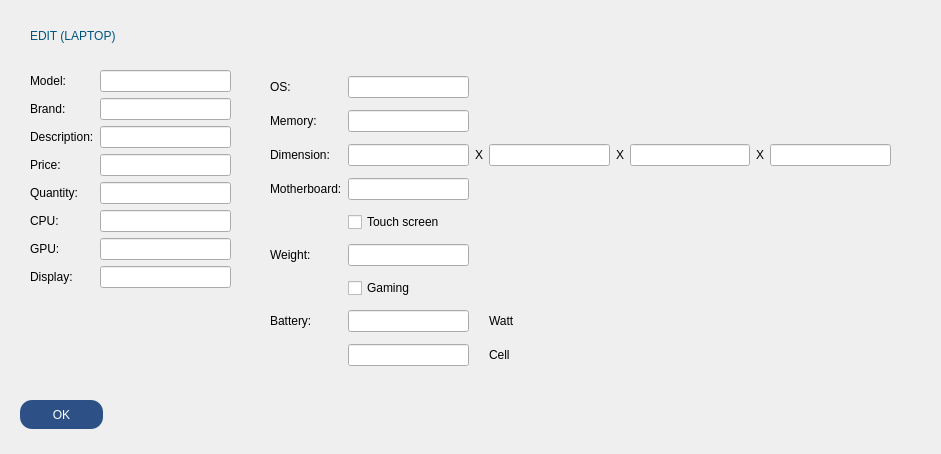
<?xml version="1.0" encoding="UTF-8"?>
<ui version="4.0">
 <class>edit_device_laptop</class>
 <widget class="QDialog" name="edit_device_laptop">
  <property name="geometry">
   <rect>
    <x>0</x>
    <y>0</y>
    <width>941</width>
    <height>454</height>
   </rect>
  </property>
  <property name="windowTitle">
   <string>Dialog</string>
  </property>
  <widget class="QPushButton" name="OK_btn">
   <property name="geometry">
    <rect>
     <x>20</x>
     <y>400</y>
     <width>83</width>
     <height>29</height>
    </rect>
   </property>
   <property name="styleSheet">
    <string notr="true">color: rgb(255, 255, 255);
background: rgb(45, 81, 135);
border-radius: 12px;</string>
   </property>
   <property name="text">
    <string>OK</string>
   </property>
  </widget>
  <widget class="QWidget" name="gridLayoutWidget">
   <property name="geometry">
    <rect>
     <x>270</x>
     <y>70</y>
     <width>621</width>
     <height>306</height>
    </rect>
   </property>
   <layout class="QGridLayout" name="gridLayout">
    <item row="0" column="1">
     <widget class="QLineEdit" name="os_lineEdit"/>
    </item>
    <item row="2" column="4">
     <widget class="QLabel" name="label_17">
      <property name="text">
       <string>X</string>
      </property>
     </widget>
    </item>
    <item row="5" column="1">
     <widget class="QLineEdit" name="weight"/>
    </item>
    <item row="7" column="0">
     <widget class="QLabel" name="label_22">
      <property name="text">
       <string>Battery:</string>
      </property>
     </widget>
    </item>
    <item row="0" column="0">
     <widget class="QLabel" name="label_12">
      <property name="text">
       <string>OS:</string>
      </property>
     </widget>
    </item>
    <item row="2" column="6">
     <widget class="QLabel" name="label_21">
      <property name="text">
       <string>X</string>
      </property>
     </widget>
    </item>
    <item row="5" column="0">
     <widget class="QLabel" name="label_20">
      <property name="text">
       <string>Weight:</string>
      </property>
     </widget>
    </item>
    <item row="6" column="1">
     <widget class="QCheckBox" name="gaming">
      <property name="text">
       <string>Gaming</string>
      </property>
     </widget>
    </item>
    <item row="3" column="1">
     <widget class="QLineEdit" name="motherboard"/>
    </item>
    <item row="7" column="3">
     <widget class="QLabel" name="label_24">
      <property name="text">
       <string>Watt</string>
      </property>
     </widget>
    </item>
    <item row="1" column="0">
     <widget class="QLabel" name="label_13">
      <property name="text">
       <string>Memory:</string>
      </property>
     </widget>
    </item>
    <item row="1" column="1">
     <widget class="QLineEdit" name="memory"/>
    </item>
    <item row="7" column="1">
     <widget class="QLineEdit" name="battery_watt">
      <property name="text">
       <string/>
      </property>
     </widget>
    </item>
    <item row="2" column="3">
     <widget class="QLineEdit" name="dimension2_lineEdit"/>
    </item>
    <item row="3" column="0">
     <widget class="QLabel" name="label_15">
      <property name="text">
       <string>Motherboard:</string>
      </property>
     </widget>
    </item>
    <item row="2" column="7">
     <widget class="QLineEdit" name="dimension4_lineEdit_2"/>
    </item>
    <item row="2" column="2">
     <widget class="QLabel" name="label_10">
      <property name="text">
       <string>X</string>
      </property>
     </widget>
    </item>
    <item row="2" column="5">
     <widget class="QLineEdit" name="dimension3_lineEdit"/>
    </item>
    <item row="2" column="0">
     <widget class="QLabel" name="label_16">
      <property name="text">
       <string>Dimension:</string>
      </property>
     </widget>
    </item>
    <item row="4" column="1">
     <widget class="QCheckBox" name="touchscreen">
      <property name="text">
       <string>Touch screen</string>
      </property>
     </widget>
    </item>
    <item row="2" column="1">
     <widget class="QLineEdit" name="dimension1_lineEdit"/>
    </item>
    <item row="8" column="1">
     <widget class="QLineEdit" name="battery_cell">
      <property name="text">
       <string/>
      </property>
     </widget>
    </item>
    <item row="8" column="3">
     <widget class="QLabel" name="label_25">
      <property name="text">
       <string>Cell</string>
      </property>
     </widget>
    </item>
   </layout>
  </widget>
  <widget class="QWidget" name="formLayoutWidget">
   <property name="geometry">
    <rect>
     <x>30</x>
     <y>70</y>
     <width>201</width>
     <height>302</height>
    </rect>
   </property>
   <layout class="QFormLayout" name="formLayout">
    <item row="0" column="0">
     <widget class="QLabel" name="label_4">
      <property name="text">
       <string>Model:</string>
      </property>
     </widget>
    </item>
    <item row="0" column="1">
     <widget class="QLineEdit" name="model_lineEdit"/>
    </item>
    <item row="1" column="0">
     <widget class="QLabel" name="label_5">
      <property name="text">
       <string>Brand:</string>
      </property>
     </widget>
    </item>
    <item row="1" column="1">
     <widget class="QLineEdit" name="brand_lineEdit"/>
    </item>
    <item row="2" column="0">
     <widget class="QLabel" name="label_3">
      <property name="text">
       <string>Description:</string>
      </property>
     </widget>
    </item>
    <item row="3" column="0">
     <widget class="QLabel" name="label_6">
      <property name="text">
       <string>Price:</string>
      </property>
     </widget>
    </item>
    <item row="3" column="1">
     <widget class="QLineEdit" name="price_lineEdit"/>
    </item>
    <item row="4" column="0">
     <widget class="QLabel" name="label_7">
      <property name="text">
       <string>Quantity:</string>
      </property>
     </widget>
    </item>
    <item row="4" column="1">
     <widget class="QLineEdit" name="quantity_lineEdit"/>
    </item>
    <item row="5" column="0">
     <widget class="QLabel" name="label_8">
      <property name="text">
       <string>CPU:</string>
      </property>
     </widget>
    </item>
    <item row="5" column="1">
     <widget class="QLineEdit" name="cpu"/>
    </item>
    <item row="6" column="0">
     <widget class="QLabel" name="label_11">
      <property name="text">
       <string>GPU:</string>
      </property>
     </widget>
    </item>
    <item row="6" column="1">
     <widget class="QLineEdit" name="gpu"/>
    </item>
    <item row="7" column="0">
     <widget class="QLabel" name="label_23">
      <property name="text">
       <string>Display:</string>
      </property>
     </widget>
    </item>
    <item row="7" column="1">
     <widget class="QLineEdit" name="display">
      <property name="text">
       <string/>
      </property>
     </widget>
    </item>
    <item row="2" column="1">
     <widget class="QLineEdit" name="des_lineEdit"/>
    </item>
   </layout>
  </widget>
  <widget class="QLabel" name="label">
   <property name="geometry">
    <rect>
     <x>30</x>
     <y>20</y>
     <width>461</width>
     <height>31</height>
    </rect>
   </property>
   <property name="styleSheet">
    <string notr="true">font: 22pt &quot;Tw Cen MT Condensed Extra Bold&quot;;
color: rgb(0, 85, 127);</string>
   </property>
   <property name="text">
    <string>EDIT (LAPTOP)</string>
   </property>
  </widget>
 </widget>
 <resources/>
 <connections/>
</ui>
